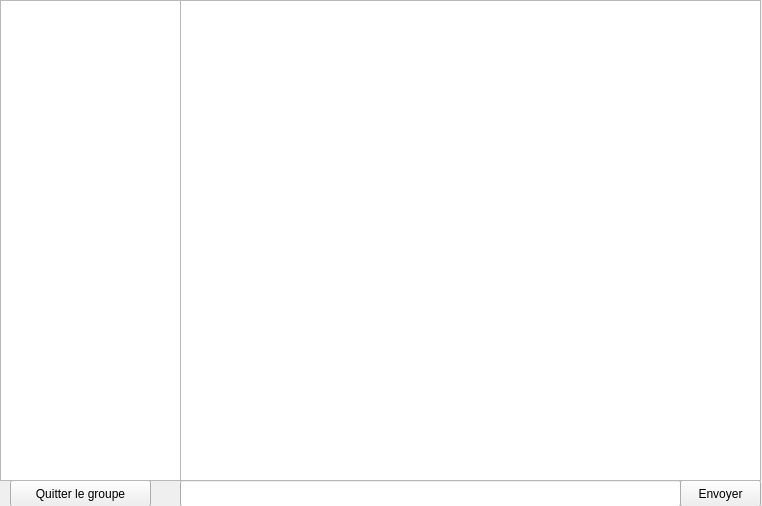
<?xml version="1.0" encoding="UTF-8"?>
<ui version="4.0">
 <class>Discussion</class>
 <widget class="QWidget" name="Discussion">
  <property name="geometry">
   <rect>
    <x>0</x>
    <y>0</y>
    <width>762</width>
    <height>506</height>
   </rect>
  </property>
  <property name="windowTitle">
   <string>Form</string>
  </property>
  <widget class="QPushButton" name="sendButton">
   <property name="enabled">
    <bool>true</bool>
   </property>
   <property name="geometry">
    <rect>
     <x>680</x>
     <y>480</y>
     <width>81</width>
     <height>27</height>
    </rect>
   </property>
   <property name="text">
    <string>Envoyer</string>
   </property>
  </widget>
  <widget class="QLineEdit" name="textEdit">
   <property name="geometry">
    <rect>
     <x>180</x>
     <y>480</y>
     <width>501</width>
     <height>27</height>
    </rect>
   </property>
  </widget>
  <widget class="QPushButton" name="exitGroupButton">
   <property name="geometry">
    <rect>
     <x>10</x>
     <y>480</y>
     <width>141</width>
     <height>27</height>
    </rect>
   </property>
   <property name="text">
    <string>Quitter le groupe</string>
   </property>
  </widget>
  <widget class="QTextBrowser" name="textBrowser">
   <property name="geometry">
    <rect>
     <x>180</x>
     <y>0</y>
     <width>581</width>
     <height>481</height>
    </rect>
   </property>
  </widget>
  <widget class="QListView" name="GroupList">
   <property name="geometry">
    <rect>
     <x>0</x>
     <y>0</y>
     <width>181</width>
     <height>481</height>
    </rect>
   </property>
  </widget>
 </widget>
 <resources/>
 <connections/>
</ui>
